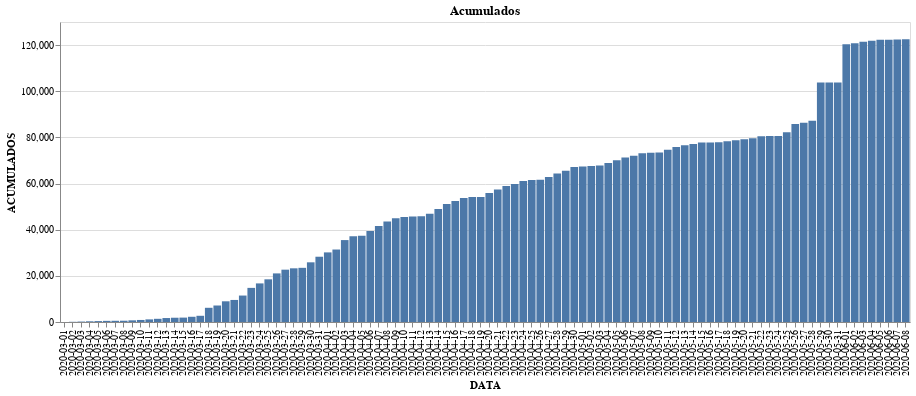

Notebook code for this chart:
### Markdown cell above
### Nº de Baixas Por Isolamento

### Code cell
base = alt.Chart(baixas_all).mark_bar().encode(
    x='DATA',
).properties(
    width=850
)
red = alt.value('#f54242')
base.encode(y='ACUMULADOS').properties(title='Acumulados') #| base.encode(y='POR DIA').properties(title='Por dia

### Figure 1 — Vega-Lite specification as saved in the notebook (floating-point values rounded to 4 significant figures)
{"config": {"view": {"continuousWidth": 400, "continuousHeight": 300}}, "data": {"name": "data-df333944e7d7c9a32cae2c38f25de08a"}, "mark": "bar", "encoding": {"x": {"type": "nominal", "field": "DATA"}, "y": {"type": "quantitative", "field": "ACUMULADOS"}}, "title": "Acumulados", "width": 850, "$schema": "https://vega.github.io/schema/vega-lite/v4.8.1.json", "datasets": {"data-df333944e7d7c9a32cae2c38f25de08a": [{"DATA": "2020-03-01", "POR DIA": 7, "ACUMULADOS": 7}, {"DATA": "2020-03-02", "POR DIA": 80, "ACUMULADOS": 87}, {"DATA": "2020-03-03", "POR DIA": 103, "ACUMULADOS": 190}, {"DATA": "2020-03-04", "POR DIA": 112, "ACUMULADOS": 302}, {"DATA": "2020-03-05", "POR DIA": 94, "ACUMULADOS": 396}, {"DATA": "2020-03-06", "POR DIA": 96, "ACUMULADOS": 492}, {"DATA": "2020-03-07", "POR DIA": 35, "ACUMULADOS": 527}, {"DATA": "2020-03-08", "POR DIA": 28, "ACUMULADOS": 555}, {"DATA": "2020-03-09", "POR DIA": 165, "ACUMULADOS": 720}, {"DATA": "2020-03-10", "POR DIA": 164, "ACUMULADOS": 884}, {"DATA": "2020-03-11", "POR DIA": 248, "ACUMULADOS": 1132}, {"DATA": "2020-03-12", "POR DIA": 250, "ACUMULADOS": 1382}, {"DATA": "2020-03-13", "POR DIA": 335, "ACUMULADOS": 1717}, {"DATA": "2020-03-14", "POR DIA": 131, "ACUMULADOS": 1848}, {"DATA": "2020-03-15", "POR DIA": 57, "ACUMULADOS": 1905}, {"DATA": "2020-03-16", "POR DIA": 358, "ACUMULADOS": 2263}, {"DATA": "2020-03-17", "POR DIA": 429, "ACUMULADOS": 2692}, {"DATA": "2020-03-18", "POR DIA": 3465, "ACUMULADOS": 6157}, {"DATA": "2020-03-19", "POR DIA": 992, "ACUMULADOS": 7149}, {"DATA": "2020-03-20", "POR DIA": 1821, "ACUMULADOS": 8970}, {"DATA": "2020-03-21", "POR DIA": 586, "ACUMULADOS": 9556}, {"DATA": "2020-03-22", "POR DIA": 1907, "ACUMULADOS": 11463}, {"DATA": "2020-03-23", "POR DIA": 3322, "ACUMULADOS": 14785}, {"DATA": "2020-03-24", "POR DIA": 1939, "ACUMULADOS": 16724}, {"DATA": "2020-03-25", "POR DIA": 1769, "ACUMULADOS": 18493}, {"DATA": "2020-03-26", "POR DIA": 2568, "ACUMULADOS": 21061}, {"DATA": "2020-03-27", "POR DIA": 1614, "ACUMULADOS": 22675}, {"DATA": "2020-03-28", "POR DIA": 586, "ACUMULADOS": 23261}, {"DATA": "2020-03-29", "POR DIA": 213, "ACUMULADOS": 23474}, {"DATA": "2020-03-30", "POR DIA": 2389, "ACUMULADOS": 25863}, {"DATA": "2020-03-31", "POR DIA": 2423, "ACUMULADOS": 28286}, {"DATA": "2020-04-01", "POR DIA": 1878, "ACUMULADOS": 30164}, {"DATA": "2020-04-02", "POR DIA": 1245, "ACUMULADOS": 31409}, {"DATA": "2020-04-03", "POR DIA": 4090, "ACUMULADOS": 35499}, {"DATA": "2020-04-04", "POR DIA": 1636, "ACUMULADOS": 37135}, {"DATA": "2020-04-05", "POR DIA": 252, "ACUMULADOS": 37387}, {"DATA": "2020-04-06", "POR DIA": 2047, "ACUMULADOS": 39434}, {"DATA": "2020-04-07", "POR DIA": 2150, "ACUMULADOS": 41584}, {"DATA": "2020-04-08", "POR DIA": 1925, "ACUMULADOS": 43509}, {"DATA": "2020-04-09", "POR DIA": 1407, "ACUMULADOS": 44916}, {"DATA": "2020-04-10", "POR DIA": 590, "ACUMULADOS": 45506}, {"DATA": "2020-04-11", "POR DIA": 202, "ACUMULADOS": 45708}, {"DATA": "2020-04-12", "POR DIA": 94, "ACUMULADOS": 45802}, {"DATA": "2020-04-13", "POR DIA": 1098, "ACUMULADOS": 46900}, {"DATA": "2020-04-14", "POR DIA": 2029, "ACUMULADOS": 48929}, {"DATA": "2020-04-15", "POR DIA": 2219, "ACUMULADOS": 51148}, {"DATA": "2020-04-16", "POR DIA": 1321, "ACUMULADOS": 52469}, {"DATA": "2020-04-17", "POR DIA": 1297, "ACUMULADOS": 53766}, {"DATA": "2020-04-18", "POR DIA": 347, "ACUMULADOS": 54113}, {"DATA": "2020-04-19", "POR DIA": 89, "ACUMULADOS": 54202}, {"DATA": "2020-04-20", "POR DIA": 1677, "ACUMULADOS": 55879}, {"DATA": "2020-04-21", "POR DIA": 1521, "ACUMULADOS": 57400}, {"DATA": "2020-04-22", "POR DIA": 1570, "ACUMULADOS": 58970}, {"DATA": "2020-04-23", "POR DIA": 829, "ACUMULADOS": 59799}, {"DATA": "2020-04-24", "POR DIA": 1271, "ACUMULADOS": 61070}, {"DATA": "2020-04-25", "POR DIA": 433, "ACUMULADOS": 61503}, {"DATA": "2020-04-26", "POR DIA": 168, "ACUMULADOS": 61671}, {"DATA": "2020-04-27", "POR DIA": 1115, "ACUMULADOS": 62786}, {"DATA": "2020-04-28", "POR DIA": 1585, "ACUMULADOS": 64371}, {"DATA": "2020-04-29", "POR DIA": 1215, "ACUMULADOS": 65586}, {"DATA": "2020-04-30", "POR DIA": 1571, "ACUMULADOS": 67157}, {"DATA": "2020-05-01", "POR DIA": 240, "ACUMULADOS": 67397}, {"DATA": "2020-05-02", "POR DIA": 252, "ACUMULADOS": 67649}, {"DATA": "2020-05-03", "POR DIA": 115, "ACUMULADOS": 67764}, {"DATA": "2020-05-04", "POR DIA": 1156, "ACUMULADOS": 68920}, {"DATA": "2020-05-05", "POR DIA": 1158, "ACUMULADOS": 70078}, {"DATA": "2020-05-06", "POR DIA": 1168, "ACUMULADOS": 71246}, {"DATA": "2020-05-07", "POR DIA": 791, "ACUMULADOS": 72037}, {"DATA": "2020-05-08", "POR DIA": 1136, "ACUMULADOS": 73173}, {"DATA": "2020-05-09", "POR DIA": 123, "ACUMULADOS": 73296}, {"DATA": "2020-05-10", "POR DIA": 175, "ACUMULADOS": 73471}, {"DATA": "2020-05-11", "POR DIA": 1129, "ACUMULADOS": 74600}, {"DATA": "2020-05-12", "POR DIA": 1279, "ACUMULADOS": 75879}, {"DATA": "2020-05-13", "POR DIA": 667, "ACUMULADOS": 76546}, {"DATA": "2020-05-14", "POR DIA": 536, "ACUMULADOS": 77082}, {"DATA": "2020-05-15", "POR DIA": 682, "ACUMULADOS": 77764}, {"DATA": "2020-05-16", "POR DIA": 62, "ACUMULADOS": 77826}, {"DATA": "2020-05-17", "POR DIA": 27, "ACUMULADOS": 77853}, {"DATA": "2020-05-18", "POR DIA": 464, "ACUMULADOS": 78317}, {"DATA": "2020-05-19", "POR DIA": 429, "ACUMULADOS": 78746}, {"DATA": "2020-05-20", "POR DIA": 457, "ACUMULADOS": 79203}, {"DATA": "2020-05-21", "POR DIA": 396, "ACUMULADOS": 79599}, {"DATA": "2020-05-22", "POR DIA": 935, "ACUMULADOS": 80534}, {"DATA": "2020-05-23", "POR DIA": 30, "ACUMULADOS": 80564}, {"DATA": "2020-05-24", "POR DIA": 11, "ACUMULADOS": 80575}, {"DATA": "2020-05-25", "POR DIA": 1700, "ACUMULADOS": 82275}, {"DATA": "2020-05-26", "POR DIA": 3549, "ACUMULADOS": 85824}, {"DATA": "2020-05-27", "POR DIA": 493, "ACUMULADOS": 86317}, {"DATA": "2020-05-28", "POR DIA": 921, "ACUMULADOS": 87238}, {"DATA": "2020-05-29", "POR DIA": 16547, "ACUMULADOS": 103785}, {"DATA": "2020-05-30", "POR DIA": 19, "ACUMULADOS": 103804}, {"DATA": "2020-05-31", "POR DIA": 25, "ACUMULADOS": 103829}, {"DATA": "2020-06-01", "POR DIA": 16507, "ACUMULADOS": 120336}, {"DATA": "2020-06-02", "POR DIA": 503, "ACUMULADOS": 120839}, {"DATA": "2020-06-03", "POR DIA": 632, "ACUMULADOS": 121471}, {"DATA": "2020-06-04", "POR DIA": 415, "ACUMULADOS": 121886}, {"DATA": "2020-06-05", "POR DIA": 439, "ACUMULADOS": 122325}, {"DATA": "2020-06-06", "POR DIA": 7, "ACUMULADOS": 122332}, {"DATA": "2020-06-07", "POR DIA": 61, "ACUMULADOS": 122393}, {"DATA": "2020-06-08", "POR DIA": 175, "ACUMULADOS": 122568}]}}
